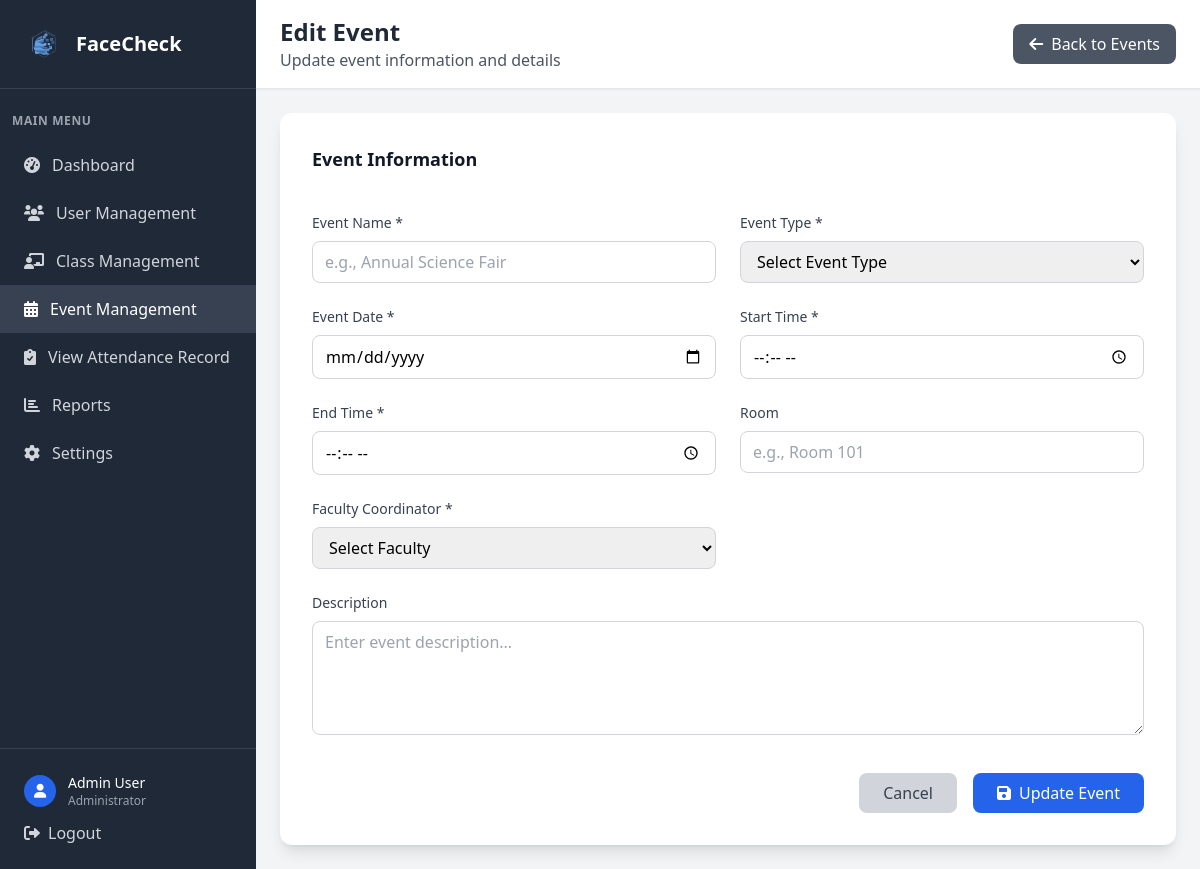
The app's page /admin/events/2/edit (signed in), older data.
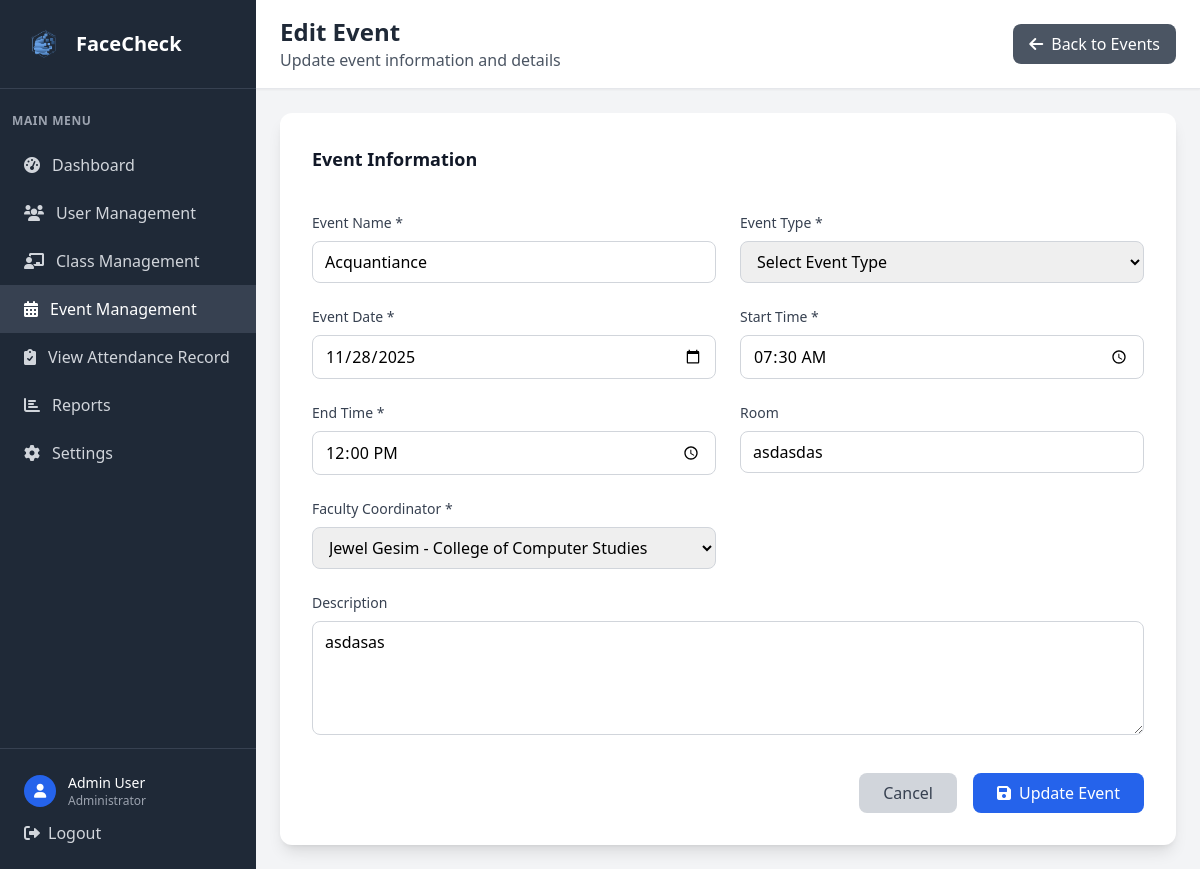
The same page, newer data.
### tables this page shows
CREATE TABLE event (
            event_id INTEGER PRIMARY KEY AUTOINCREMENT,
            event_name VARCHAR(20) NOT NULL,
            description TEXT,
            event_date DATETIME NOT NULL,
            start_time TIME,
            end_time TIME,
            room VARCHAR(20),
            faculty_id INTEGER NOT NULL, is_active BOOLEAN DEFAULT 1,
            FOREIGN KEY (faculty_id) REFERENCES faculty(faculty_id)
        );

CREATE TABLE user (
            user_id INTEGER PRIMARY KEY AUTOINCREMENT,
            idno VARCHAR(20) NOT NULL UNIQUE,
            firstname VARCHAR(50) NOT NULL,
            lastname VARCHAR(50) NOT NULL,
            role VARCHAR(10) NOT NULL CHECK (role IN ('admin', 'faculty', 'student')),
            password VARCHAR(255) NOT NULL,
            created_at DATETIME DEFAULT CURRENT_TIMESTAMP,
            is_active BOOLEAN DEFAULT 1,
            dept_id INTEGER,
            FOREIGN KEY (dept_id) REFERENCES department(dept_id)
        );

### app.py (the view, shortened to what this page needs)
@app.route('/admin/events/<int:event_id>/edit', methods=['GET', 'POST'])
def edit_event(event_id):
    if 'user_id' not in session or session['role'] != 'admin':
        return redirect(url_for('login'))
    conn = get_db_connection()
    event_info = conn.execute('''
        SELECT e.*, u.firstname, u.lastname, d.dept_name
        FROM event e
        JOIN faculty f ON e.faculty_id = f.faculty_id
        JOIN user u ON f.user_id = u.user_id
        LEFT JOIN department d ON u.dept_id = d.dept_id
        WHERE e.event_id = ?
    ''', (event_id,)).fetchone()
    faculty = conn.execute('''
        SELECT f.faculty_id, u.firstname, u.lastname, d.dept_name
        FROM faculty f
        JOIN user u ON f.user_id = u.user_id
        LEFT JOIN department d ON u.dept_id = d.dept_id
        WHERE u.is_active = 1
        ORDER BY u.firstname, u.lastname
    ''').fetchall()
    conn.close()
    return render_template('edit_event.html', event_info=event_info, faculty=faculty)

### app.py (called while the page is built)
def get_db_connection():
    try:
        conn = sqlite3.connect('facecheck.db', timeout=30.0)
        conn.row_factory = sqlite3.Row
        conn.execute('PRAGMA foreign_keys = ON')
        try:
            cur = conn.cursor()
            cur.execute("PRAGMA table_info(faculty)")
            columns = [row[1] for row in cur.fetchall()]
            if 'attendance_image' not in columns:
                cur.execute("ALTER TABLE faculty ADD COLUMN attendance_image VARCHAR(255)")
                conn.commit()
        except Exception:
            pass
        return conn
    except sqlite3.Error as e:
        print(f"Database connection error: {e}")
        raise

### templates/edit_event.html (shortened to what this page needs)
<!DOCTYPE html>
<html lang="en">
<head>
    <script src="https://cdn.tailwindcss.com"></script>
    <link href="https://cdnjs.cloudflare.com/ajax/libs/font-awesome/6.0.0/css/all.min.css" rel="stylesheet">
</head>
<body class="bg-gray-100">
    <div class="flex h-screen">
        <div class="w-64 bg-gray-800 text-white">
            <div class="p-6 border-b border-gray-700">
                <div class="flex items-center">
                    <img src="{{ url_for('static', filename='img/FaceCheck_Logo.png') }}" alt="FaceCheck logo" class="w-10 h-10 mr-3">
                    <h1 class="text-xl font-bold">FaceCheck</h1>
                </div>
            </div>
            <nav class="mt-6">
                <div class="px-3">
                    <div class="text-xs font-semibold text-gray-400 uppercase tracking-wider mb-3">Main Menu</div>
                </div>
                <a href="{{ url_for('dashboard') }}" class="flex items-center px-6 py-3 text-gray-300 hover:bg-gray-700 hover:text-white transition duration-200">
                    <i class="fas fa-tachometer-alt mr-3"></i>
                    Dashboard
                </a>
                <a href="{{ url_for('admin_users') }}" class="flex items-center px-6 py-3 text-gray-300 hover:bg-gray-700 hover:text-white transition duration-200">
                    <i class="fas fa-users mr-3"></i>
                    User Management
                </a>
                <a href="{{ url_for('admin_classes') }}" class="flex items-center px-6 py-3 text-gray-300 hover:bg-gray-700 hover:text-white transition duration-200">
                    <i class="fas fa-chalkboard-teacher mr-3"></i>
                    Class Management
                </a>
                <a href="{{ url_for('admin_events') }}" class="flex items-center px-6 py-3 bg-gray-700 text-white">
                    <i class="fas fa-calendar-alt mr-3"></i>
                    Event Management
                </a>
                <a href="{{ url_for('admin_attendance') }}" class="flex items-center px-6 py-3 text-gray-300 hover:bg-gray-700 hover:text-white transition duration-200">
                    <i class="fas fa-clipboard-check mr-3"></i>
                    View Attendance Record
                </a>
                <a href="/reports" class="flex items-center px-6 py-3 text-gray-300 hover:bg-gray-700 hover:text-white transition duration-200">
                    <i class="fas fa-chart-bar mr-3"></i>
                    Reports
                </a>
                <a href="/settings" class="flex items-center px-6 py-3 text-gray-300 hover:bg-gray-700 hover:text-white transition duration-200">
                    <i class="fas fa-cog mr-3"></i>
                    Settings
                </a>
            </nav>
            <div class="absolute bottom-0 w-64 p-6 border-t border-gray-700">
                <div class="flex items-center">
                    <div class="w-8 h-8 bg-blue-600 rounded-full flex items-center justify-center mr-3">
                        <i class="fas fa-user text-white text-sm"></i>
                    </div>
                    <div>
                        <div class="text-sm font-medium">Admin User</div>
                        <div class="text-xs text-gray-400">Administrator</div>
                    </div>
                </div>
                <a href="{{ url_for('logout') }}" class="mt-3 flex items-center text-gray-300 hover:text-white transition duration-200">
                    <i class="fas fa-sign-out-alt mr-2"></i>
                    Logout
                </a>
            </div>
        </div>
        <div class="flex-1 flex flex-col overflow-hidden">
            <header class="bg-white shadow-sm border-b border-gray-200">
                <div class="px-6 py-4">
                    <div class="flex items-center justify-between">
                        <div>
                            <h2 class="text-2xl font-bold text-gray-800">Edit Event</h2>
                            <p class="text-gray-600">Update event information and details</p>
                        </div>
                        <a href="{{ url_for('admin_events') }}" class="bg-gray-600 text-white px-4 py-2 rounded-lg hover:bg-gray-700 transition duration-200">
                            <i class="fas fa-arrow-left mr-2"></i>Back to Events
                        </a>
                    </div>
                </div>
            </header>
            <main class="flex-1 overflow-y-auto p-6">
                <div class="max-w-4xl mx-auto">
                    <form method="POST" class="bg-white rounded-xl shadow-lg p-8">
                        <div class="grid grid-cols-1 md:grid-cols-2 gap-6">
                            <div class="md:col-span-2">
                                <h3 class="text-lg font-semibold text-gray-900 mb-4">Event Information</h3>
                            </div>
                            <div>
                                <label for="event_name" class="block text-sm font-medium text-gray-700 mb-2">Event Name *</label>
                                <input type="text" id="event_name" name="event_name" required
                                       value="{{ event_info.event_name }}"
                                       class="w-full px-3 py-2 border border-gray-300 rounded-lg focus:ring-2 focus:ring-blue-500 focus:border-blue-500"
                                       placeholder="e.g., Annual Science Fair">
                            </div>
                            <div>
                                <label for="event_type" class="block text-sm font-medium text-gray-700 mb-2">Event Type *</label>
                                <select id="event_type" name="event_type" required
                                        class="w-full px-3 py-2 border border-gray-300 rounded-lg focus:ring-2 focus:ring-blue-500 focus:border-blue-500">
                                    <option value="">Select Event Type</option>
                                </select>
                            </div>
                            <div>
                                <label for="event_date" class="block text-sm font-medium text-gray-700 mb-2">Event Date *</label>
                                <input type="date" id="event_date" name="event_date" required
                                       value="{{ event_info.event_date }}"
                                       class="w-full px-3 py-2 border border-gray-300 rounded-lg focus:ring-2 focus:ring-blue-500 focus:border-blue-500">
                            </div>
                            <div>
                                <label for="start_time" class="block text-sm font-medium text-gray-700 mb-2">Start Time *</label>
                                <input type="time" id="start_time" name="start_time" required
                                       value="{{ event_info.start_time }}"
                                       class="w-full px-3 py-2 border border-gray-300 rounded-lg focus:ring-2 focus:ring-blue-500 focus:border-blue-500">
                            </div>
                            <div>
                                <label for="end_time" class="block text-sm font-medium text-gray-700 mb-2">End Time *</label>
                                <input type="time" id="end_time" name="end_time" required
                                       value="{{ event_info.end_time }}"
                                       class="w-full px-3 py-2 border border-gray-300 rounded-lg focus:ring-2 focus:ring-blue-500 focus:border-blue-500">
                            </div>
                            <div>
                                <label for="room" class="block text-sm font-medium text-gray-700 mb-2">Room</label>
                                <input type="text" id="room" name="room"
                                       value="{{ event_info.room or '' }}"
                                       class="w-full px-3 py-2 border border-gray-300 rounded-lg focus:ring-2 focus:ring-blue-500 focus:border-blue-500"
                                       placeholder="e.g., Room 101">
                            </div>
                            <div>
                                <label for="faculty_id" class="block text-sm font-medium text-gray-700 mb-2">Faculty Coordinator *</label>
                                <select id="faculty_id" name="faculty_id" required
                                        class="w-full px-3 py-2 border border-gray-300 rounded-lg focus:ring-2 focus:ring-blue-500 focus:border-blue-500">
                                    <option value="">Select Faculty</option>
                                    {% for faculty_member in faculty %}
                                    <option value="{{ faculty_member.faculty_id }}"
                                            {% if faculty_member.faculty_id == event_info.faculty_id %}selected{% endif %}>
                                        {{ faculty_member.firstname }} {{ faculty_member.lastname }}
                                    </option>
                                    {% endfor %}
                                </select>
                            </div>
                            <div class="md:col-span-2">
                                <label for="description" class="block text-sm font-medium text-gray-700 mb-2">Description</label>
                                <textarea id="description" name="description" rows="4"
                                          class="w-full px-3 py-2 border border-gray-300 rounded-lg focus:ring-2 focus:ring-blue-500 focus:border-blue-500"
                                          placeholder="Enter event description...">{{ event_info.description or '' }}</textarea>
                            </div>
                        </div>
                        <div class="mt-8 flex justify-end space-x-4">
                            <a href="{{ url_for('admin_events') }}" class="bg-gray-300 text-gray-700 px-6 py-2 rounded-lg hover:bg-gray-400 transition duration-200">
                                Cancel
                            </a>
                            <button type="submit" class="bg-blue-600 text-white px-6 py-2 rounded-lg hover:bg-blue-700 transition duration-200">
                                <i class="fas fa-save mr-2"></i>Update Event
                            </button>
                        </div>
                    </form>
                </div>
            </main>
        </div>
    </div>
</body>
</html>

Row changes from the older to the newer data that the page shows:
added event: event_name "Acquantiance", event_date "11/28/2025", start_time "07:30", end_time "12:00", room "asdasdas", faculty_id "Jewel Gesim - College of Computer Studies", description "asdasas"
Text that changed along with them:
form field faculty_id: "Select Faculty" → (not shown)
